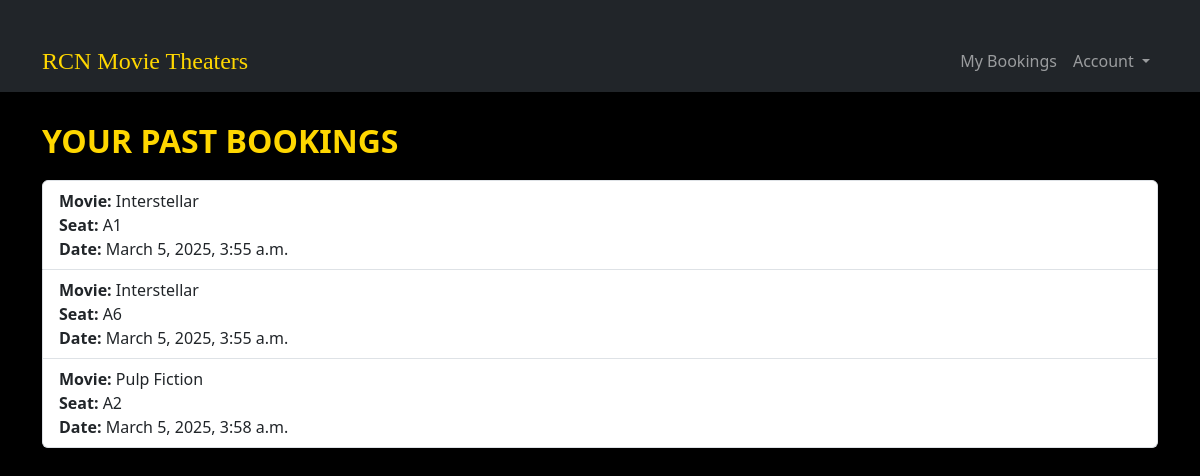
/past-bookings/ (signed in), run on an earlier commit of the app's database.
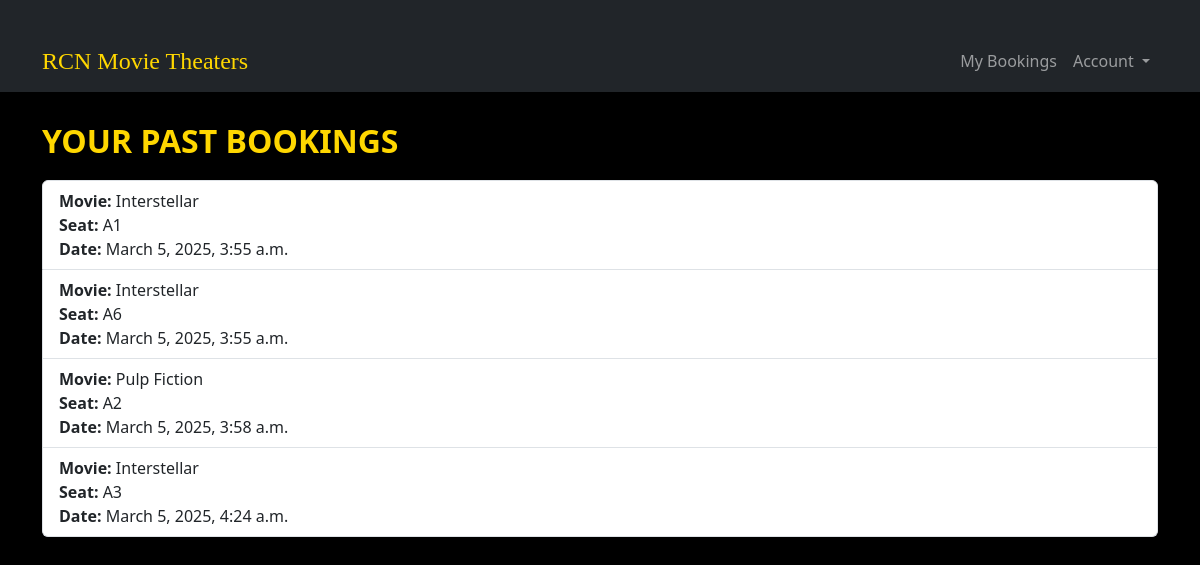
And on a later commit of the database.
### bookings/models.py (models this page shows, shortened)
class Booking(models.Model):
    user = models.ForeignKey(User, on_delete=models.CASCADE)
    movie = models.ForeignKey(Movie, on_delete=models.CASCADE)
    seat = models.OneToOneField(Seat, on_delete=models.CASCADE)
    booking_date = models.DateTimeField(auto_now_add=True)

class Movie(models.Model):
    title = models.CharField(max_length=255)
    description = models.TextField()
    release_date = models.DateField()
    duration = models.IntegerField(help_text="Duration in minutes")

class Seat(models.Model):
    seat_number = models.CharField(max_length=10, unique=True)
    is_booked = models.BooleanField(default=False)

### bookings/views.py (the view)
# urls.py: path('past-bookings/', booking_history_view, name='past_booking'),
@login_required
def booking_history_view(request):
    user_bookings = Booking.objects.filter(user=request.user)
    return render(request, 'bookings/booking_history.html', {'bookings': user_bookings})

### bookings/templates/bookings/booking_history.html (shortened to what this page needs)
{% extends 'bookings/base.html' %}
{% block content %}
  {% if user.is_authenticated %}
    <h2 class="section-title">Your Past Bookings</h2>
    {% if bookings %}
      <ul class="list-group">
        {% for booking in bookings %}
          <li class="list-group-item">
            <strong>Movie:</strong> {{ booking.movie.title }}<br>
            <strong>Seat:</strong> {{ booking.seat.seat_number }}<br>
            <strong>Date:</strong> {{ booking.booking_date }}
          </li>
        {% endfor %}
      </ul>
    {% else %}
      <p>No bookings found.</p>
    {% endif %}
  {% endif %}
{% endblock %}

What changed in the data, as far as the page shows it:
added Booking: movie "Interstellar", seat.seat_number "A3", booking_date "March 5, 2025, 4:24 a.m."
